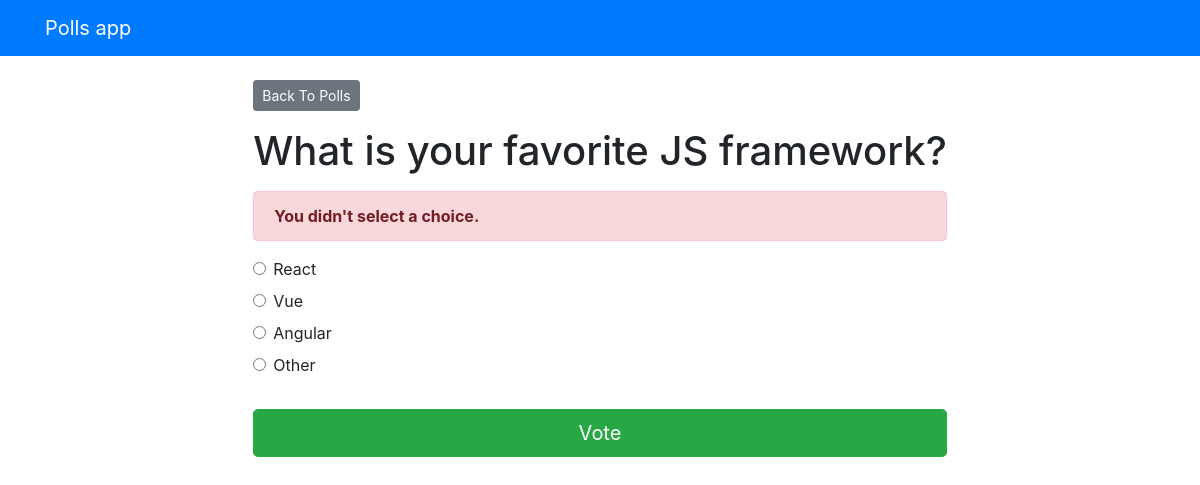
/polls/2/vote/, run on the app's committed database.
### polls/models.py (models this page shows, shortened)
class Question(models.Model):
    question_text = models.CharField(max_length=200)
    pub_date = models.DateTimeField('date published')

class Choice(models.Model):
    question = models.ForeignKey(Question, on_delete=models.CASCADE)
    choice_text = models.CharField(max_length=200)
    votes = models.IntegerField(default=0)

### polls/views.py (the view)
# urls.py: path('<int:question_id>/vote/', views.vote, name='vote')
def vote(request, question_id):
    question = get_object_or_404(Question, pk=question_id)
    try:
        selected_choice = question.choice_set.get(pk=request.POST['choice'])
    except (KeyError, Choice.DoesNotExist):
        return render(request, 'polls/detail.html', {
            'question': question,
            'error_message': "You didn't select a choice.",
        })
    else:
        selected_choice.votes += 1
        selected_choice.save()
        return HttpResponseRedirect(reverse('polls:results', args=(question.id,)))

### templates/polls/detail.html (shortened to what this page needs)
{% extends 'base.html' %}
{% block content %}
<a class="btn btn-secondary btn-sm mb-3" href="{% url 'polls:index' %}">Back To Polls</a>
<h1 class="text-center mb-3">{{ question.question_text }}</h1>
{% if error_message %}
<p class="alert alert-danger">
	<strong>{{ error_message }}</strong>
</p>
{% endif %}
<form action="{% url 'polls:vote' question.id %}" method="post">
	{% for choice in question.choice_set.all %}
		<div class="form-check">
			<input
				type="radio"
				name="choice"
				class="form-check-input"
				id="choice{{ forloop.counter }}"
				value="{{ choice.id }}"
			/>
			<label for="choice{{ forloop.counter }}">{{ choice.choice_text }}</label
			>
		</div>
	{% endfor %}
	<input type="submit" value="Vote" class="btn btn-success btn-lg btn-block mt-4" />
</form>
{% endblock %}

### data on the page
Question: question_text "What is your favorite JS framework?"
Choice: choice_text "React"
Choice: choice_text "Vue"
Choice: choice_text "Angular"
Choice: choice_text "Other"

### other printed values
{{ error_message }} "You didn't select a choice."
